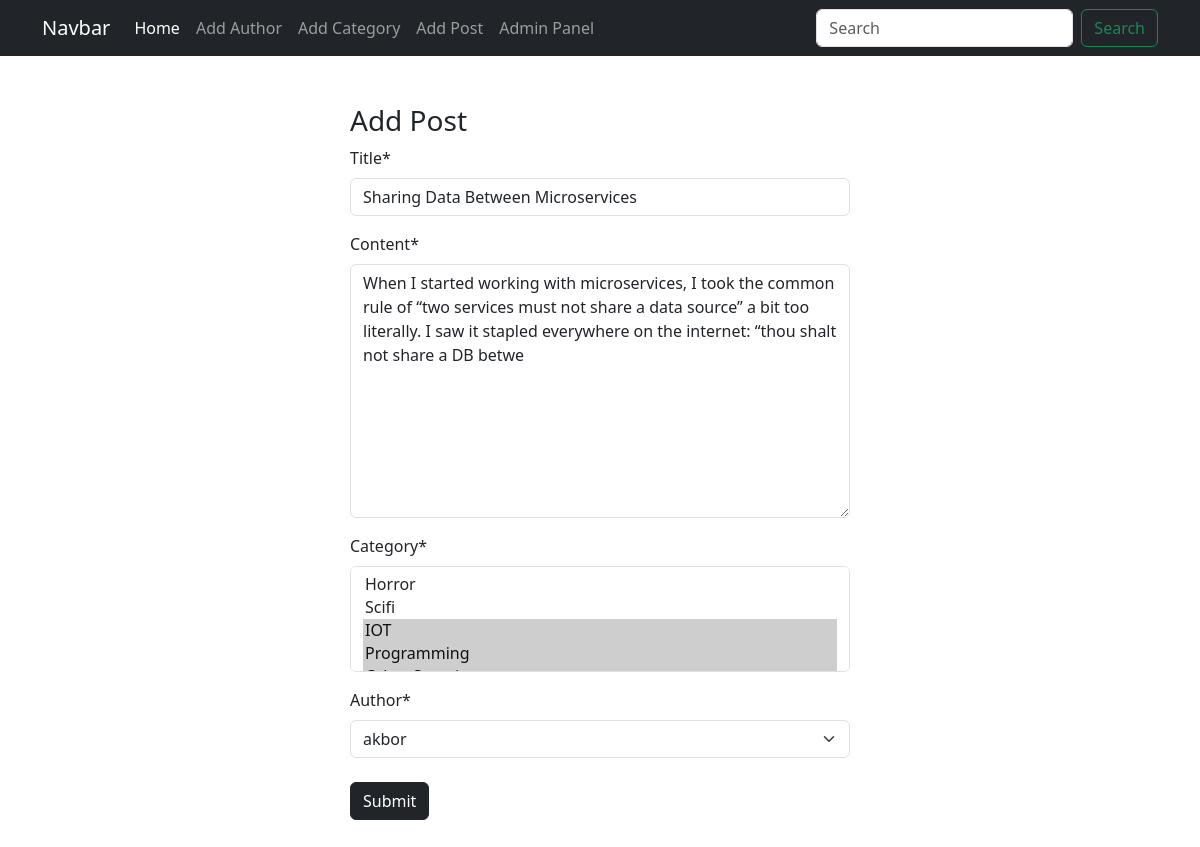
/post/edit/8, run on the app's committed database.
### posts/models.py (models this page shows, shortened)
class Post(models.Model) :
    title = models.CharField(max_length=100)
    content = models.TextField()
    category = models.ManyToManyField(Category)
    author = models.ForeignKey(Author, on_delete=models.CASCADE)

### posts/views.py (the view)
# urls.py: path('edit/<int:id>', edit_post, name='edit_post'),
def edit_post(req, id) :
    post = Post.objects.get(pk=id)
    post_form = PostForm(instance=post)
    if req.method == 'POST' :
        post_form = PostForm(req.POST, instance=post)
        if post_form.is_valid() :
            post_form.save()
            return redirect('home')
    return render(req, 'posts/add_post.html', {'form' : post_form})

### posts/forms.py
class PostForm(forms.ModelForm) :
    class Meta :
        model = Post
        fields = '__all__'

### author/models.py (called while the page is built)
    def __str__(self) :
        return self.name

### category/models.py (called while the page is built)
    def __str__(self) :
        return self.name

### posts/templates/posts/add_post.html (shortened to what this page needs)
{% extends "base.html" %}
{% block content %}
{% load crispy_forms_tags %}
<div style="width: 500px; min-height: 500px; margin: auto" class="py-5">
    <h3>Add Post</h3>
    <form method="post">
      {{form | crispy }}
      <button type="submit" class="btn btn-dark mt-2">Submit</button>
    </form>
  </div>
{% endblock content %}

### data on the page
Post: title "Sharing Data Between Microservices", content "When I started working with microservices, I took the common rule of “two services must not share a data source” a bit too literally. I saw it stapled everywhere on the internet: “thou shalt not share a DB betwe", author "akbor"
